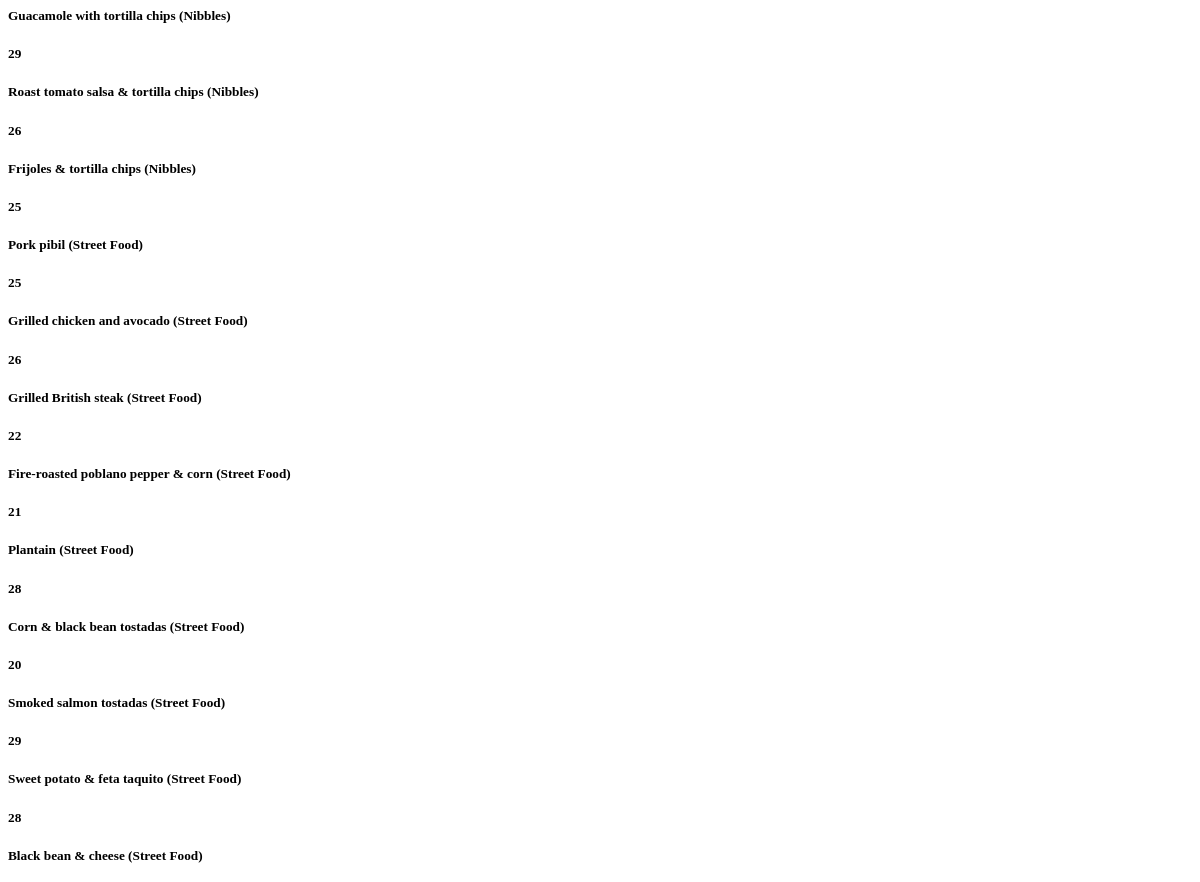
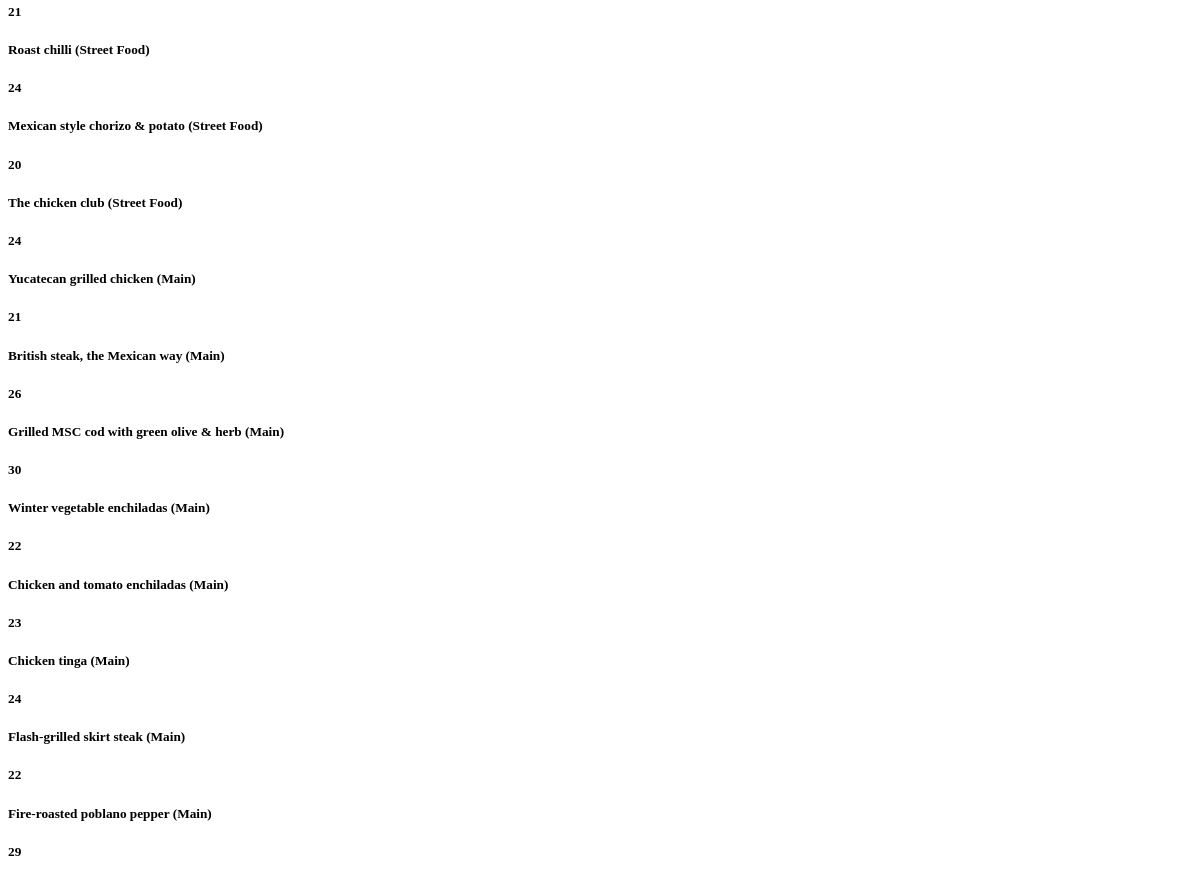
Page /core/menu/html/stock_list (signed in) on the earlier database version (2 pictures, top to bottom).
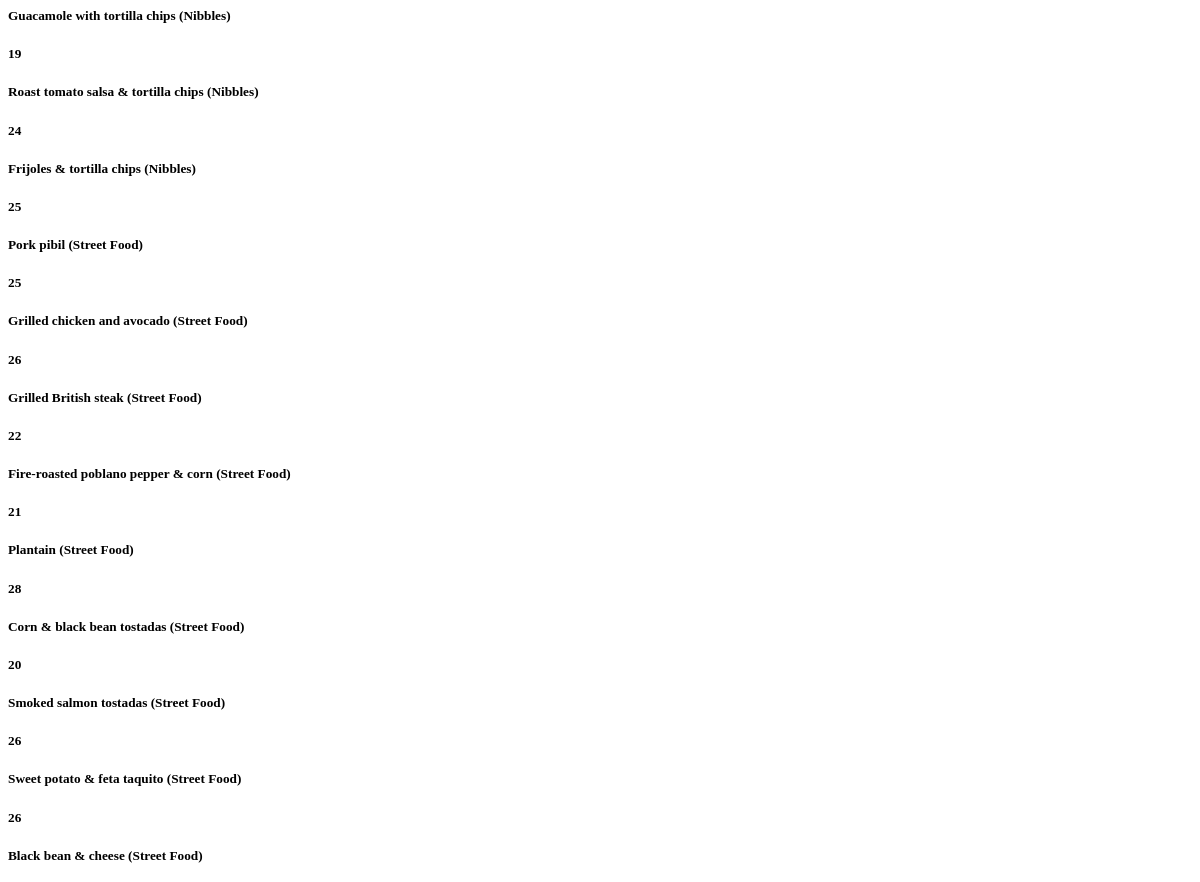
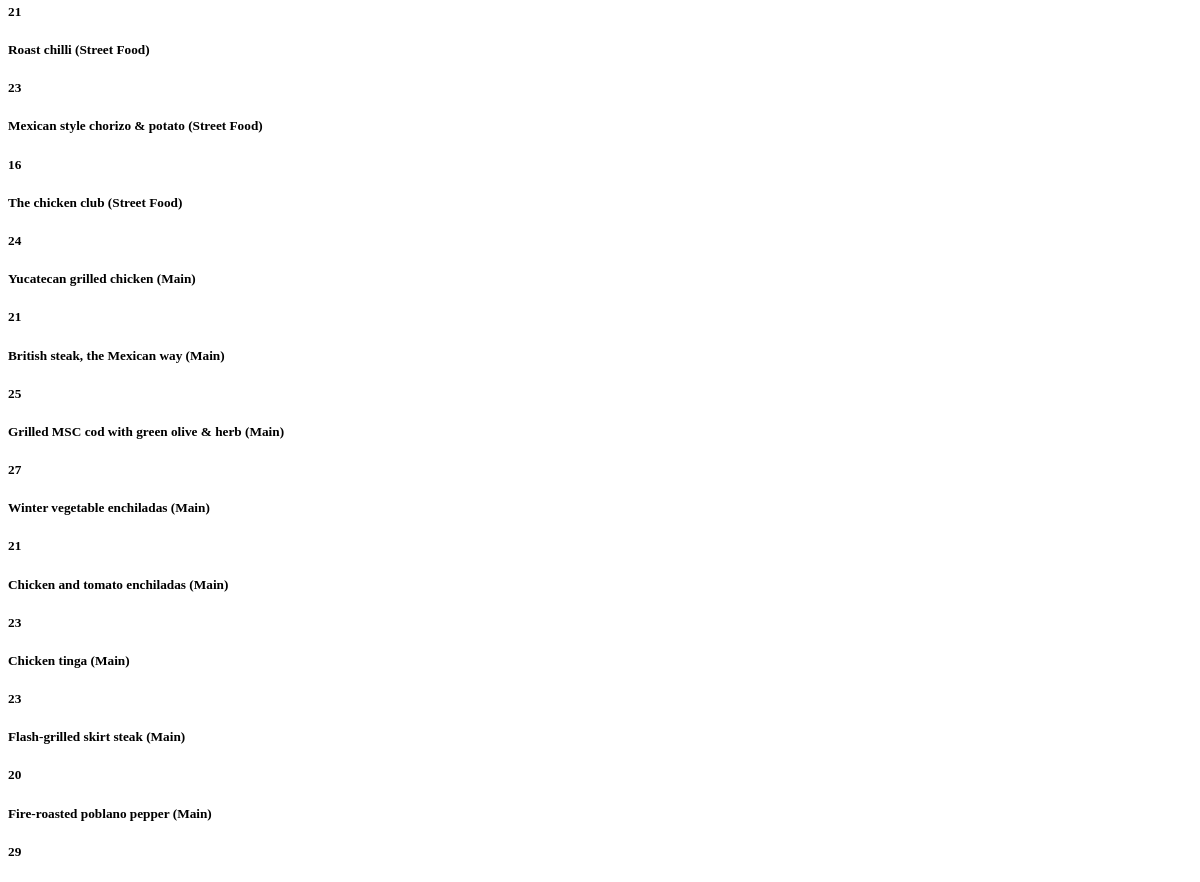
Same page on the later database version (2 pictures, top to bottom).
### core/models/menu_model.py (models this page shows)
class Menu(models.Model):
    name = models.CharField(max_length=100)
    price = models.DecimalField(max_digits=10, decimal_places=2)
    description = models.CharField(max_length=1000)
    course = models.CharField(max_length=100)
    category = models.CharField(max_length=100)
    allergy = models.CharField(max_length=1000, default="")
    calories = models.IntegerField(default=0)
    image = models.CharField(max_length=1000, default='na')
    vegetarian = models.BooleanField(default=False)
    vegan = models.BooleanField(default=False)
    meat = models.BooleanField(default=False)
    stock = models.IntegerField(default=0)
    removed = models.BooleanField(default=False)
    cost = models.DecimalField(max_digits=10, decimal_places=2, default=0)
    objects = models.Manager()
    stock_manager = StockManager()
    def __str__(self):
        return "%s (%s)" % (self.name, self.course)

### core/views/menu_views.py (the view)
# urls.py: path('stock_list', views.html_stock_list, name='stock_list'),
@login_required
def html_stock_list(request):
    context = {
        "menu": Menu.objects.all(),
    }
    return render(request, 'core/menu/stock_list.html', context)

### core/templates/core/menu/stock_list.html
{% extends debug|yesno:"base.html,empty.html" %}
{% block content %}
{% if menu %}
{% for menu_item in menu %}
<div class="row">
  <div class="col-10">
    <h5>{{ menu_item }}</h5>
  </div>
  <div class="col-2 text-right">
    <h5><strong>{{ menu_item.stock }}</strong></h5>
  </div>
</div>
{% endfor %}
{% else %}
<div class="alert alert-warning">
  No menu items.
</div>
{% endif %}
{% endblock %}

Differences in the rows shown:
changed Menu "Guacamole with tortilla chips (Nibbles)": stock "29" → "19"
changed Menu "Roast tomato salsa & tortilla chips (Nibbles)": stock "26" → "24"
changed Menu "Smoked salmon tostadas (Street Food)": stock "29" → "26"
changed Menu "Sweet potato & feta taquito (Street Food)": stock "28" → "26"
changed Menu "Roast chilli (Street Food)": stock "24" → "23"
changed Menu "Mexican style chorizo & potato (Street Food)": stock "20" → "16"
changed Menu "British steak, the Mexican way (Main)": stock "26" → "25"
changed Menu "Grilled MSC cod with green olive & herb (Main)": stock "30" → "27"
changed Menu "Winter vegetable enchiladas (Main)": stock "22" → "21"
changed Menu "Chicken tinga (Main)": stock "24" → "23"
changed Menu "Flash-grilled skirt steak (Main)": stock "22" → "20"
